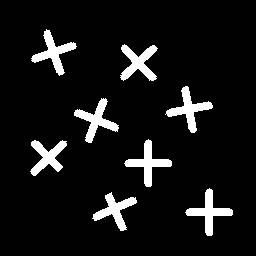
#> input picture Labs/Lab02 - Connected Components/art8.png, 256 x 256 px
$ jupyter execute lab03.ipynb
#> lines starting #> are read from the running program, lines starting #| are printed output that depends on the picture
**Exercícios Rotulação de Componentes Conexos**
exercícios obtidos em http://homepages.inf.ed.ac.uk/rbf/HIPR2/label.htm

1. Implemente o algoritmo de rotulação de componentes conexos (algoritmo do slide ou por outra solução) e aplique sobre a imagem binária art8.png. Indique qual vizinhança será considerada (4 ou 8)
Mostre os resultados na forma da imagem art8lab1.png e art8lab2.png

art8.png:

art8lab1.png:

art8lab2.png:


[cell 1]
# code here

import numpy as np
import matplotlib.pyplot as plt

img = plt.imread("art8.png")
#> img is the input picture: shape (256, 256, 4) float32; mean R, G, B, A 0.0838, 0.0838, 0.0838, 1

2. Calcule o número de objetos da imagem clc3.png. Note que antes será necessário binarizar a imagem. Para isso, considere um limiar (*threshold*) de 67, isto é, valores acima de 67 na imagem original recebem zero, e os abaixo recebem 1 (o que resulta na imagem clc3thr1.png).

clc3.png

clc3thr1

clc3lab1


[cell 2]
# code here

import numpy as np
import matplotlib.pyplot as plt
import cv2

img = plt.imread("clc3.png")
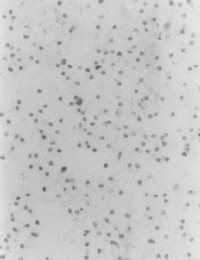
#> input picture Labs/Lab02 - Connected Components/clc3.png, 200 x 260 px
#> img is the input picture: shape (260, 200, 4) float32; mean R, G, B, A 0.779, 0.779, 0.779, 1
plt.imshow(img)

arrayImg = np.asarray(img)
newImg = np.zeros((arrayImg.shape[0], arrayImg.shape[1]))

newImg = (arrayImg>67)*1
#> newImg: shape (260, 200, 4) int64; every value is 0
""" for i in range(arrayImg.shape[0]):
    for j in range(arrayImg.shape[1]):
        if (arrayImg[i, j] > 67).any():
            newImg[i, j] = 1
        else:
            newImg[i, j] = 0 """

#rotulando os componentes conectados

normalizedImg = (newImg - newImg.min()) / newImg.max() - newImg.min()
#> normalizedImg: shape (260, 200, 4) float64; every value is NaN or infinite
plt.imshow(newImg)
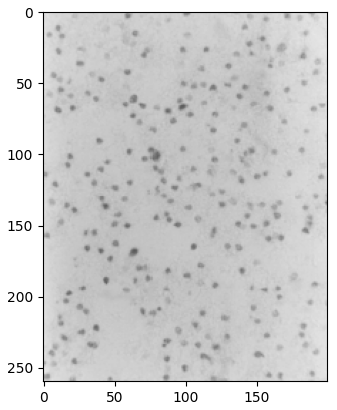
#> figure drawn by matplotlib, 1 panel
